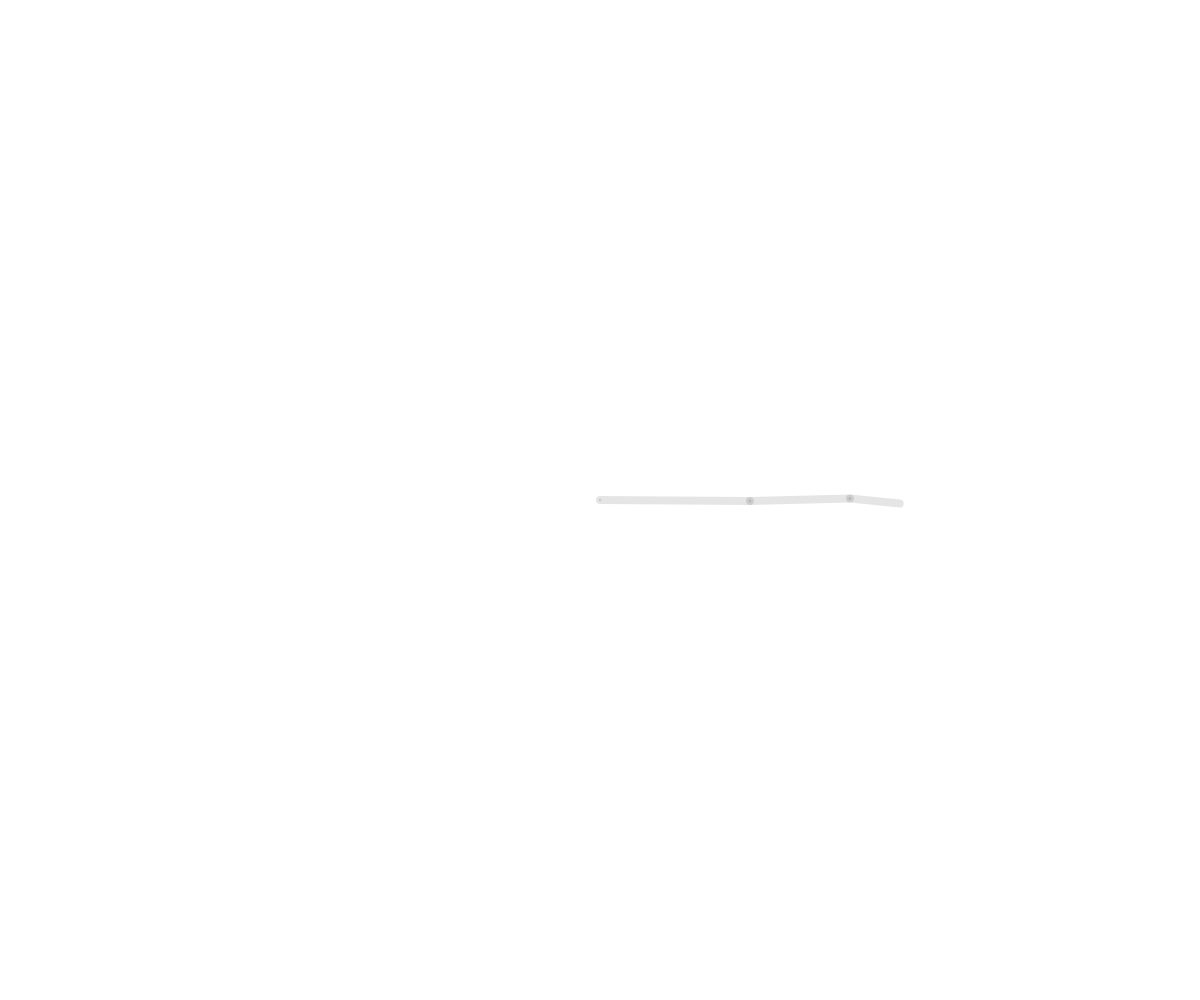
Frame 1 (no input)
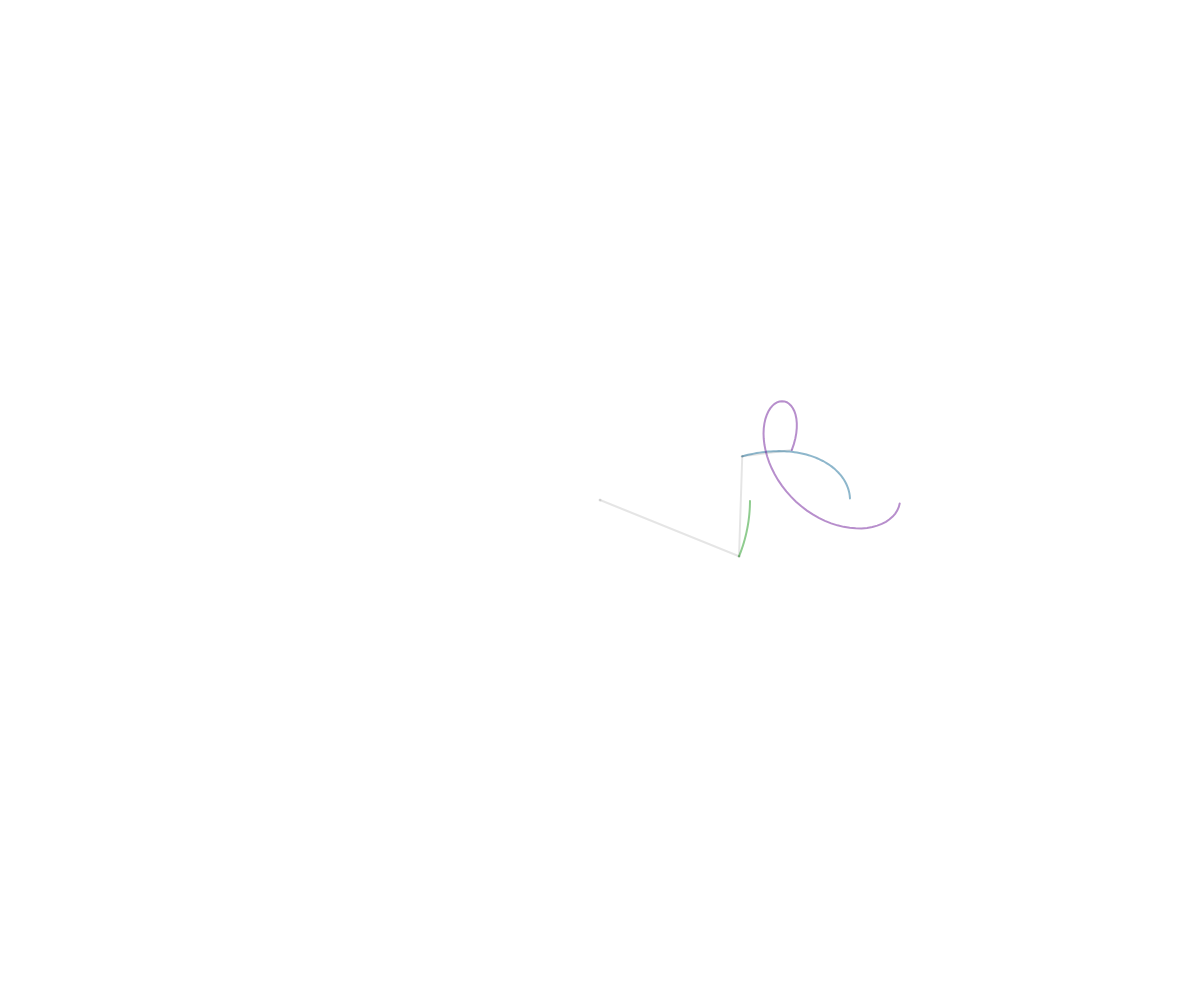
Frame 60 (no input)
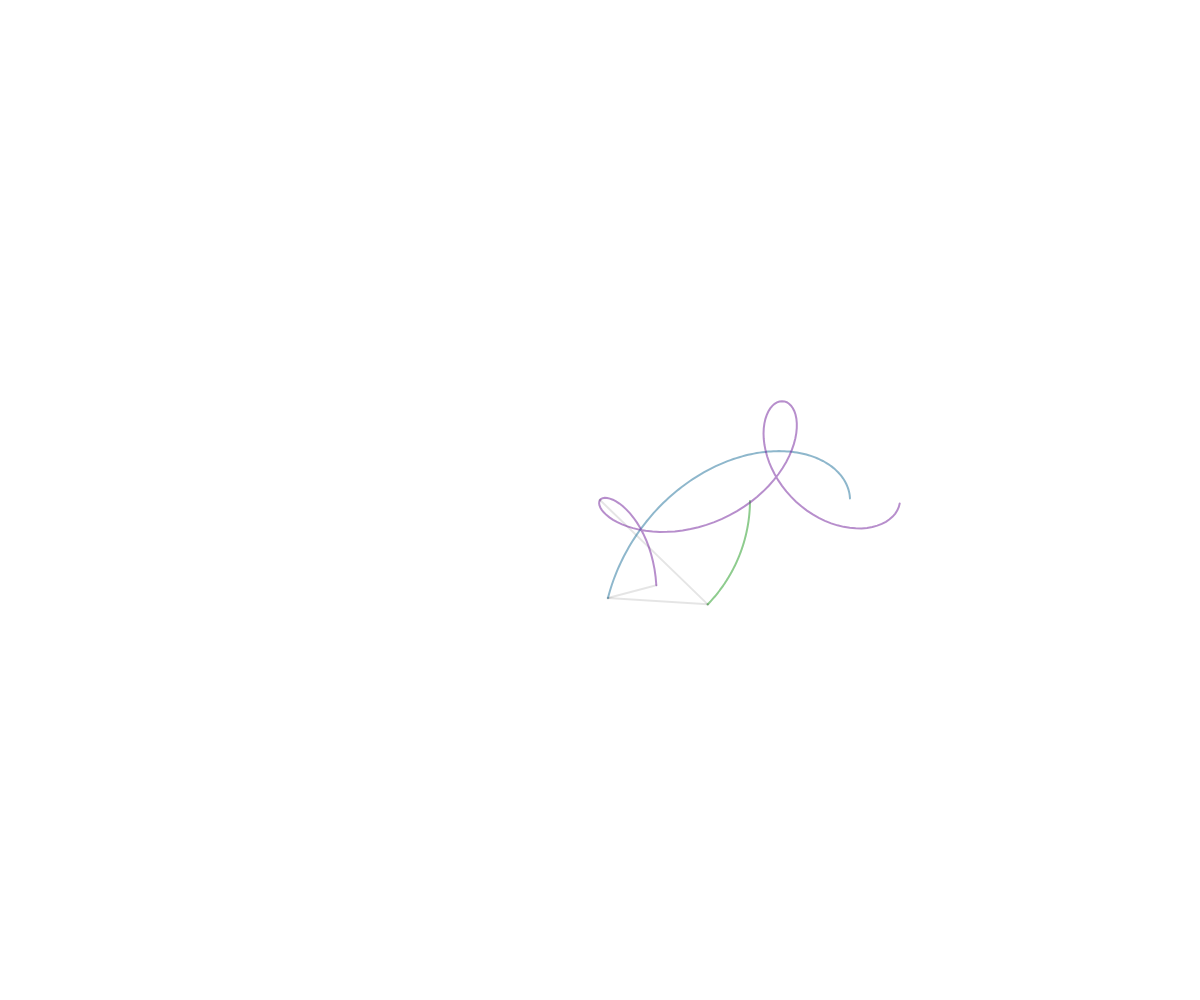
Frame 120 (the mouse pressed at the canvas centre since frame 60)

The p5.js sketch that drew these frames (run headless with seeded random() and noise() and a simulated clock; from frame 60 on, the mouse is pressed at the canvas centre):

// p5.js sketch
// ── sketch.js


 //* A chain of linked pendulums. Each increasing in speed and decreasing in length as compared to the one its connected to.
// every pendulum, while moving forward makes a pattern behind due to difference in speed and length

var shape;
var joints = 3;
var lineLength = 150;
var speedRelation = 4;
var center;
var pendulumPath;
var angle = 0;
var maxAngle = 360;
var speed;

var showPendulum = true;
var showPendulumPath = true;

function setup() {
  createCanvas(windowWidth, windowHeight);
  background(300)
  colorMode(HSB, 360, 100, 100, 100);
  noFill();
  strokeWeight(8);

  center = createVector(width / 2, height / 2);

  startDrawing();
}

function startDrawing() {
  pendulumPath = [];
  // new empty array for each joint
  for (var i = 0; i < joints; i++) {
    pendulumPath.push([]);
  }

  angle = 0;
  //using pow to increase the size of the ellipse
  speed = (9 / pow(1.75, joints - 1) / pow(2, speedRelation - 1));
}

function draw() {
  background(0, 0, 100);

  angle += speed;

  // each frame, create new positions for each joint
  if (angle <= maxAngle + speed) {
    // start at the center position
    var pos = center.copy();

    for (var i = 0; i < joints; i++) {
      var a = angle * pow(speedRelation, i);
      if (i % 2 == 1) a = -a;
      var nextPos = p5.Vector.fromAngle(radians(a));
      nextPos.setMag((joints - i) / joints * lineLength);
      nextPos.add(pos);

      if (showPendulum) {
        noStroke();
        fill(0, 10);
        ellipse(pos.x, pos.y, 3, 3);
        noFill();
        stroke(0, 10);
        line(pos.x, pos.y, nextPos.x, nextPos.y);
      }

      //leaving behind a trail after every point of motion in the pendulum 
      pendulumPath[i].push(nextPos);
      pos = nextPos;
    }
  }

  // drawing the path for each joint
  if (showPendulumPath) {
    strokeWeight(2);
    for (var i = 0; i < pendulumPath.length; i++) {
      var path = pendulumPath[i];

      
      //creating the design with only the borders and no fill
      beginShape();
      var hue = map(i, 0, joints, 120, 360);
      stroke(hue, 80, 60, 50);
      for (var j = 0; j < path.length; j++) {
        vertex(path[j].x, path[j].y);
      }
      endShape();
    }
  }
}
